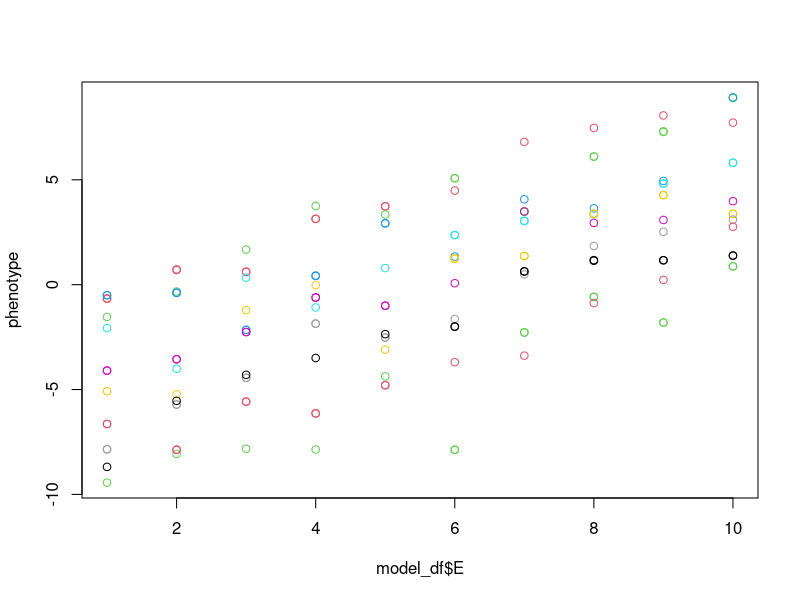

The R source for this figure:
## ---- chunk 1
knitr::opts_chunk$set(echo = TRUE)
## ---- chunk 2
beta1 = 1 # the amount the phenotype changes across 1 value of the environment (i.e., the slope). This is essentially the amount/degree of phenotypic plasticity that is the same across genotypes.

beta2 = -1 # the amount the phenotype changes from one genotype to the next. This is essitially the increase intercept from one genotype to the next.

(cov_GE_approx = beta1 * beta2) 
  # will be correlated with the magnitude of cov(G,E)

# Generate data
n = 15 # sample size
n_genotypes = 10 # the number of genotypes collected from different locations
n_environments = n_genotypes # the number of common garden environments that the genotypes are grown in. Basically, genotype[i] orginates from environment[i]. This matching between genotypes and environment is important for the the cov(G,E) calculation. Here, we only consider the case of the complete reciprocal transplant experiment.

## Create levels of genotypes and environments ####
G = rep(1:n_genotypes, each=n) # '0' n times, '1' n times
E = rep(1:n_environments,times=n) # '0'x50, '1'x50, '0'x50, '1'x50
set.seed(97)
e = rnorm(n*n_genotypes, 0, sd=0.01) # Random noise, with standard deviation of 1

## Create interaction effect for each level of both factors ####
# In this case we assume the GxE interactions are a 
# normally distributed random variable with a mean of 0
# As the sd increases, so does the GxE among treatments
int <- rnorm(n_genotypes * n_environments, 0, sd=1)
  # this sd determines the amount of GxE
int_df <- data.frame(expand.grid(G=1:n_genotypes, E=1:n_environments), 
                     int)

### Create the model dataframe ####
model_df <- data.frame(G, E, e)
model_df <- merge(model_df, int_df)

# Generate phenotype data using the regression equation ####
phenotype = beta1*model_df$E + beta2*model_df$G  + model_df$e + model_df$int
plot(phenotype~model_df$E, col=model_df$G+1)
